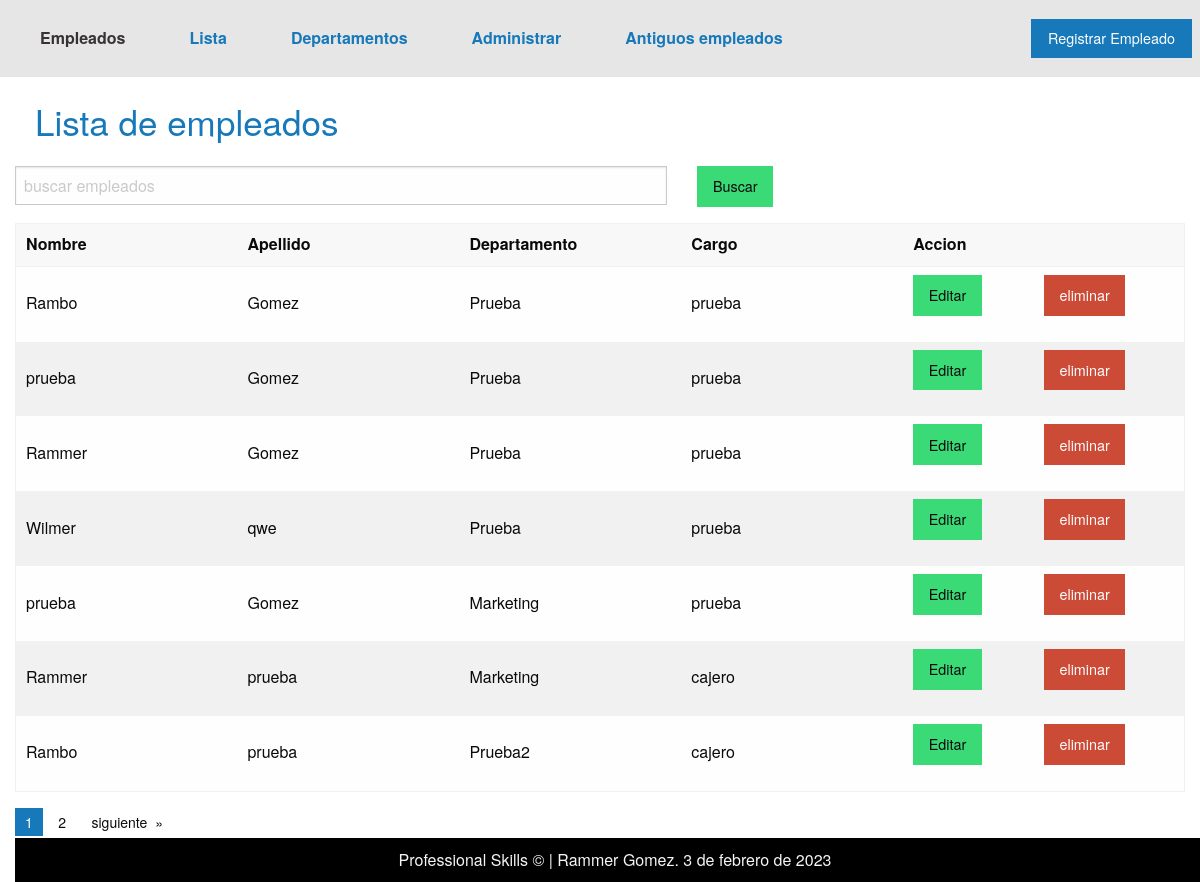
The app's page /administrar_empleados/, older data.
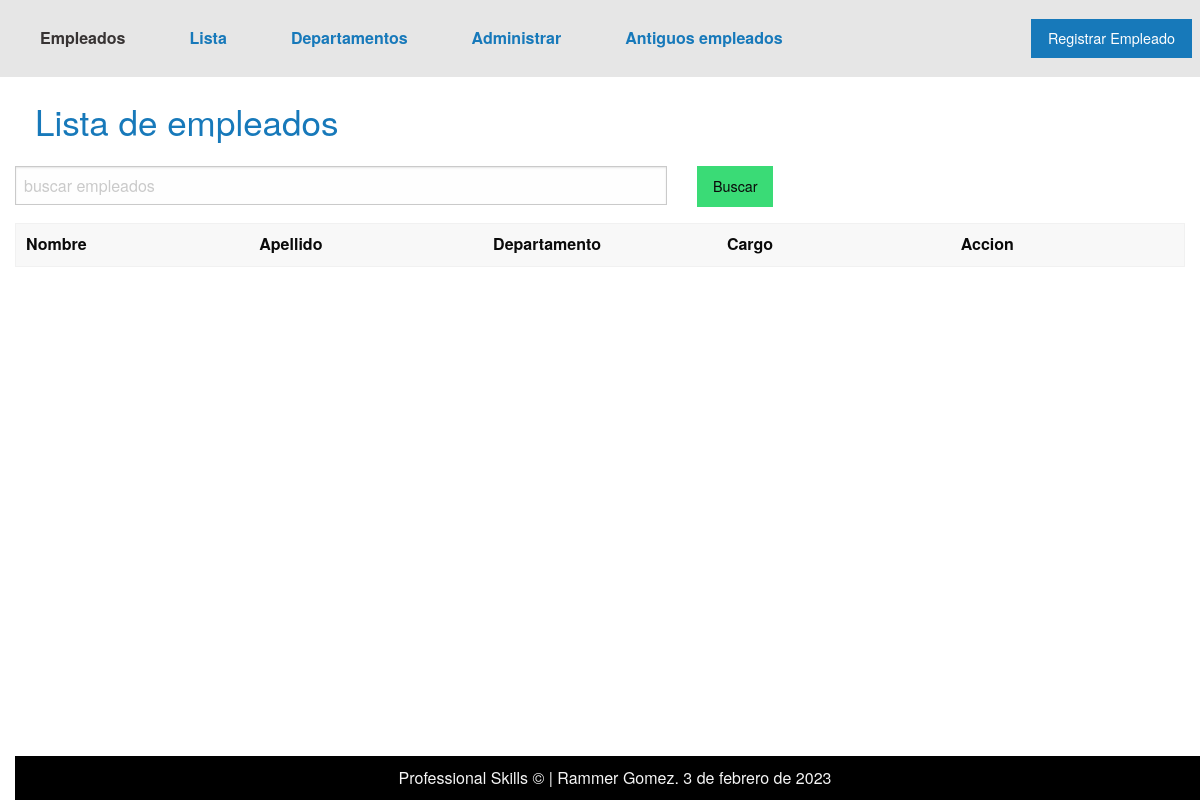
The same page, newer data.
### applications/personal/models.py (models this page shows, shortened)
class Personal(models.Model):
    DOCUMENT_CHOISES = [
        ('DNI', 'DNI',),
        ('CI', 'CI',),
        ('PASAPORTE', 'PASAPORTE',),
        ('CARNET DE EXTRANGERIA', 'CARNET DE EXTRANJERIA',),
    ]
    first_name = models.CharField('Nombre', max_length=60)
    last_name = models.CharField('Apellido', max_length=50)
    fecha_nacimiento = models.DateField("Fecha de nacimiento")
    t_documento = models.CharField('Tipo de Documento',max_length=30, choices=DOCUMENT_CHOISES, default='DNI')
    n_documento = models.IntegerField('Numero de documento')
    foto = models.ImageField('Foto', upload_to='foto/')
    n_telefonico = models.IntegerField('Numero de telefono')
    cargo = models.ForeignKey(Cargo, on_delete=models.CASCADE)
    departamento = models.ForeignKey(Departamento, on_delete=models.CASCADE)
    fecha_ingreso = models.DateField('Fecha de ingreso')
    habilidades = models.ManyToManyField(Habilidades)
    aportes =  RichTextField('Aportes', blank=True)
    deficiencias = RichTextField('Deficiencias',blank=True)
    recomendaciones = RichTextField('Recomendaciones', blank=True)
    n_faltas = models.IntegerField('Numero de Faltas',blank=True, default=0)
    falta_des = RichTextField('Descripcion de faltas', blank=True)
    activo = models.BooleanField("Activo", default=True)
    curriculum = models.FileField('Curriculum', upload_to='curriculums/')
    class Meta:
        verbose_name = 'Empleado'
        verbose_name_plural = 'Empleados'

class Cargo(models.Model):
    cargo = models.CharField('Cargo', max_length=50)
    descripcion = RichTextField('Descripcion del Cargo')
    class Meta:
        verbose_name = 'Cargo'
        verbose_name_plural = 'Cargos'
    def __str__(self):
        return self.cargo

### applications/departamento/models.py (models this page shows)
class Departamento(models.Model):
    name = models.CharField('Departamento', max_length=50)
    short_name = models.CharField('Nombre corto', max_length=20, unique=True)
    class Meta:
        verbose_name = 'Departamento'
        verbose_name_plural = 'Departamentos'
    def __str__(self):
        return self.short_name

### applications/personal/views.py (the view)
# urls.py: path('administrar_empleados/', views.Administrar_empleados.as_view(), name='administrar_empleados'),
class Administrar_empleados(ListView):
    template_name = 'personal/administrar_empleados.html'
    context_object_name ='personas'
    paginate_by = 7
    def get_queryset(self):
        trabajo = self.request.GET.get('trabajo',"")
        lista = Personal.objects.filter(
        first_name__contains = trabajo
        )
        return lista

### applications/departamento/processors.py (called while the page is built)
def get_departamento(request):
    departamentos = Departamento.objects.all()
    return {
        'get_departamento': departamentos
    }

### templates/personal/administrar_empleados.html (shortened to what this page needs)
{%extends 'layout.html'%}
{% load static %}
{% block content %}
    <div class="grid-container">
        <div class="grid-x">
            <h1 class="cell h1-cabecera2"> Lista de empleados</h1>
                <form class="cell grid-x grid-margin-x" method="GET">{% csrf_token %}
                    <div class="cell large-7">
                        <input type="text" id='trabajo' name="trabajo" placeholder="buscar empleados">
                    </div>
                    <div class="cell large-2">
                        <button class="submit success button" type='submit'>Buscar</button>
                    </div>
                </form>
            <div class="cell">
                <table  class="hover">
                    <thead>
                      <tr>
                        <th width="150">Nombre</th>
                        <th width="150">Apellido</th>
                        <th width="150">Departamento</th>
                        <th width="150">Cargo</th>
                        <th width="75">Accion</th>
                        <th width="75"></th>
                      </tr>
                    </thead>
                    <tbody>
                        {% for lista in personas %}
                            <tr>
                                <td>{{lista.first_name}}</td>
                                <td>{{lista.last_name}}</td>
                                <td>{{lista.departamento}}</td>
                                <td>{{lista.cargo}}</td>
                                <td><a class="button success"  href="{% url 'app_personal:actualizar' lista.id %}">Editar</a></td>
                                <td><a class="button alert"  href="{% url 'app_personal:eliminar' lista.id %}">eliminar</a></td>
                            </tr>
                        {%endfor%}
                    </tbody>
                  </table>
            </div>
            {% if is_paginated %}
                <div class="cell">
                    <nav aria-label="Pagination">
                        <ul class="pagination">
                            {% for pagina in paginator.page_range %}
                                {%if pagina == page_obj.number%}
                                    <li class="current"><span class="show-for-sr">You're on page</span>{{pagina}}</li>
                                {% else %}
                                    <li><a href="?page={{pagina}}" aria-label="Pagina {{pagina}}">{{pagina}}</a></li>
                                {%endif%}
                            {% endfor %}
                            {% if page_obj.has_next  %}
                                <li class="pagination-next"><a href="?page={{page_obj.next_page_number}}" aria-label="Next page">siguiente</a></li>
                            {% endif %}
                        </ul>
                    </nav>
                </div>
            {% endif %}
        </div>
        {% include 'includes/footer.html' %}
{% endblock content %}

Row changes from the older to the newer data that the page shows:
removed Personal: first_name "Rambo", last_name "Gomez", departamento "Prueba", cargo "prueba"
removed Personal: first_name "prueba", last_name "Gomez", departamento "Prueba", cargo "prueba"
removed Personal: first_name "Rammer", last_name "Gomez", departamento "Prueba", cargo "prueba"
removed Personal: first_name "Wilmer", last_name "qwe", departamento "Prueba", cargo "prueba"
removed Personal: first_name "prueba", last_name "Gomez", departamento "Marketing", cargo "prueba"
removed Personal: first_name "Rammer", last_name "prueba", departamento "Marketing", cargo "cajero"
removed Personal: first_name "Rambo", last_name "prueba", departamento "Prueba2", cargo "cajero"
Text that changed along with them:
list line gone: "1"
list line gone: "2"
text no longer shown: "siguiente"
